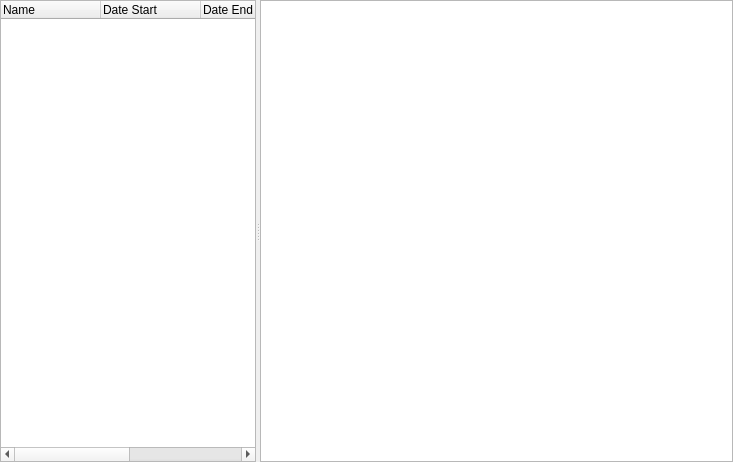
<?xml version="1.0" encoding="UTF-8"?>
<ui version="4.0">
 <class>XGanttWidget</class>
 <widget class="QWidget" name="XGanttWidget">
  <property name="geometry">
   <rect>
    <x>0</x>
    <y>0</y>
    <width>733</width>
    <height>462</height>
   </rect>
  </property>
  <property name="windowTitle">
   <string>Form</string>
  </property>
  <layout class="QGridLayout" name="gridLayout">
   <property name="margin">
    <number>0</number>
   </property>
   <property name="spacing">
    <number>0</number>
   </property>
   <item row="0" column="0">
    <widget class="XSplitter" name="uiGanttSPLT">
     <property name="sizePolicy">
      <sizepolicy hsizetype="Expanding" vsizetype="Expanding">
       <horstretch>0</horstretch>
       <verstretch>0</verstretch>
      </sizepolicy>
     </property>
     <property name="orientation">
      <enum>Qt::Horizontal</enum>
     </property>
     <widget class="XTreeWidget" name="uiGanttTREE">
      <property name="selectionBehavior">
       <enum>QAbstractItemView::SelectItems</enum>
      </property>
      <property name="x_arrowStyle" stdset="0">
       <bool>true</bool>
      </property>
      <column>
       <property name="text">
        <string notr="true">Name</string>
       </property>
      </column>
      <column>
       <property name="text">
        <string>Date Start</string>
       </property>
      </column>
      <column>
       <property name="text">
        <string>Date End</string>
       </property>
      </column>
      <column>
       <property name="text">
        <string>Days</string>
       </property>
      </column>
      <column>
       <property name="text">
        <string>Weekdays</string>
       </property>
      </column>
     </widget>
     <widget class="QGraphicsView" name="uiGanttVIEW">
      <property name="sizePolicy">
       <sizepolicy hsizetype="Expanding" vsizetype="Expanding">
        <horstretch>1</horstretch>
        <verstretch>1</verstretch>
       </sizepolicy>
      </property>
      <property name="viewportUpdateMode">
       <enum>QGraphicsView::FullViewportUpdate</enum>
      </property>
     </widget>
    </widget>
   </item>
  </layout>
 </widget>
 <customwidgets>
  <customwidget>
   <class>XSplitter</class>
   <extends>QSplitter</extends>
   <header>projexui.widgets.xsplitter</header>
   <container>1</container>
  </customwidget>
  <customwidget>
   <class>XTreeWidget</class>
   <extends>QTreeWidget</extends>
   <header>projexui.widgets.xtreewidget</header>
  </customwidget>
 </customwidgets>
 <resources/>
 <connections/>
</ui>
